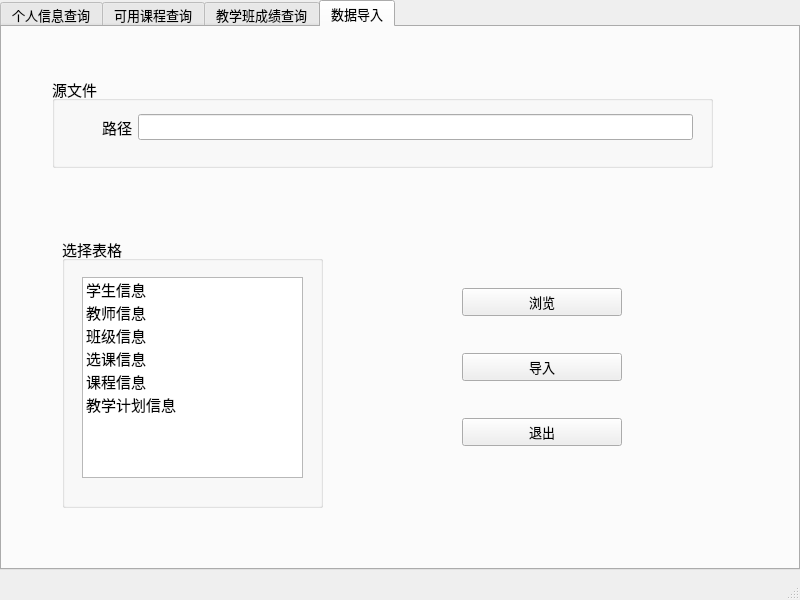
<?xml version="1.0" encoding="UTF-8"?>
<ui version="4.0">
 <class>MainWindow</class>
 <widget class="QMainWindow" name="MainWindow">
  <property name="geometry">
   <rect>
    <x>0</x>
    <y>0</y>
    <width>800</width>
    <height>600</height>
   </rect>
  </property>
  <property name="windowTitle">
   <string>学生管理系统-Python课程设计</string>
  </property>
  <widget class="QWidget" name="centralwidget">
   <widget class="QTabWidget" name="tabWidget_bar">
    <property name="geometry">
     <rect>
      <x>0</x>
      <y>0</y>
      <width>800</width>
      <height>570</height>
     </rect>
    </property>
    <property name="font">
     <font>
      <pointsize>10</pointsize>
     </font>
    </property>
    <property name="currentIndex">
     <number>3</number>
    </property>
    <widget class="QWidget" name="tab_1_info_query">
     <property name="font">
      <font>
       <pointsize>10</pointsize>
      </font>
     </property>
     <attribute name="title">
      <string>个人信息查询</string>
     </attribute>
     <widget class="QGroupBox" name="groupBox_1">
      <property name="geometry">
       <rect>
        <x>70</x>
        <y>50</y>
        <width>470</width>
        <height>331</height>
       </rect>
      </property>
      <property name="font">
       <font>
        <pointsize>16</pointsize>
       </font>
      </property>
      <property name="title">
       <string>个人信息一览</string>
      </property>
      <widget class="QWidget" name="gridLayoutWidget">
       <property name="geometry">
        <rect>
         <x>20</x>
         <y>60</y>
         <width>431</width>
         <height>251</height>
        </rect>
       </property>
       <layout class="QGridLayout" name="gridLayout_1" rowstretch="0,0,0,0,0,0" columnstretch="0,0">
        <property name="sizeConstraint">
         <enum>QLayout::SetNoConstraint</enum>
        </property>
        <item row="4" column="0">
         <widget class="QLabel" name="label_5">
          <property name="font">
           <font>
            <pointsize>12</pointsize>
           </font>
          </property>
          <property name="text">
           <string>学  院：</string>
          </property>
         </widget>
        </item>
        <item row="1" column="0">
         <widget class="QLabel" name="label_2">
          <property name="font">
           <font>
            <pointsize>12</pointsize>
           </font>
          </property>
          <property name="text">
           <string>姓  名：</string>
          </property>
         </widget>
        </item>
        <item row="3" column="0">
         <widget class="QLabel" name="label_4">
          <property name="font">
           <font>
            <pointsize>12</pointsize>
           </font>
          </property>
          <property name="text">
           <string>年  龄：</string>
          </property>
         </widget>
        </item>
        <item row="5" column="0">
         <widget class="QLabel" name="label_6">
          <property name="font">
           <font>
            <pointsize>12</pointsize>
           </font>
          </property>
          <property name="text">
           <string>班  级：</string>
          </property>
         </widget>
        </item>
        <item row="2" column="0">
         <widget class="QLabel" name="label_3">
          <property name="font">
           <font>
            <pointsize>12</pointsize>
           </font>
          </property>
          <property name="text">
           <string>性  别：</string>
          </property>
         </widget>
        </item>
        <item row="0" column="0">
         <widget class="QLabel" name="label">
          <property name="font">
           <font>
            <pointsize>12</pointsize>
           </font>
          </property>
          <property name="text">
           <string>学  号：</string>
          </property>
         </widget>
        </item>
        <item row="0" column="1">
         <widget class="QLineEdit" name="lineEdit_1_sid">
          <property name="font">
           <font>
            <pointsize>12</pointsize>
           </font>
          </property>
          <property name="text">
           <string/>
          </property>
          <property name="alignment">
           <set>Qt::AlignCenter</set>
          </property>
          <property name="readOnly">
           <bool>false</bool>
          </property>
          <property name="clearButtonEnabled">
           <bool>false</bool>
          </property>
         </widget>
        </item>
        <item row="1" column="1">
         <widget class="QLineEdit" name="lineEdit_2_sname">
          <property name="font">
           <font>
            <pointsize>12</pointsize>
           </font>
          </property>
          <property name="alignment">
           <set>Qt::AlignCenter</set>
          </property>
         </widget>
        </item>
        <item row="2" column="1">
         <widget class="QLineEdit" name="lineEdit_3_ssex">
          <property name="font">
           <font>
            <pointsize>12</pointsize>
           </font>
          </property>
          <property name="alignment">
           <set>Qt::AlignCenter</set>
          </property>
         </widget>
        </item>
        <item row="3" column="1">
         <widget class="QLineEdit" name="lineEdit_4_sage">
          <property name="font">
           <font>
            <pointsize>12</pointsize>
           </font>
          </property>
          <property name="alignment">
           <set>Qt::AlignCenter</set>
          </property>
         </widget>
        </item>
        <item row="4" column="1">
         <widget class="QLineEdit" name="lineEdit_5_sdept">
          <property name="font">
           <font>
            <pointsize>12</pointsize>
           </font>
          </property>
          <property name="alignment">
           <set>Qt::AlignCenter</set>
          </property>
         </widget>
        </item>
        <item row="5" column="1">
         <widget class="QLineEdit" name="lineEdit_6_sclass">
          <property name="font">
           <font>
            <pointsize>12</pointsize>
           </font>
          </property>
          <property name="alignment">
           <set>Qt::AlignCenter</set>
          </property>
         </widget>
        </item>
       </layout>
      </widget>
     </widget>
     <widget class="QPushButton" name="pushButton_Sid">
      <property name="geometry">
       <rect>
        <x>590</x>
        <y>160</y>
        <width>131</width>
        <height>28</height>
       </rect>
      </property>
      <property name="font">
       <font>
        <pointsize>11</pointsize>
       </font>
      </property>
      <property name="text">
       <string>按学号查询</string>
      </property>
     </widget>
     <widget class="QPushButton" name="pushButton_Sname">
      <property name="geometry">
       <rect>
        <x>590</x>
        <y>280</y>
        <width>131</width>
        <height>28</height>
       </rect>
      </property>
      <property name="font">
       <font>
        <pointsize>11</pointsize>
       </font>
      </property>
      <property name="text">
       <string>按姓名查询</string>
      </property>
     </widget>
     <widget class="QPushButton" name="pushButton_submit">
      <property name="geometry">
       <rect>
        <x>120</x>
        <y>440</y>
        <width>130</width>
        <height>28</height>
       </rect>
      </property>
      <property name="font">
       <font>
        <pointsize>11</pointsize>
       </font>
      </property>
      <property name="text">
       <string>提交更改</string>
      </property>
     </widget>
     <widget class="QPushButton" name="pushButton_add">
      <property name="geometry">
       <rect>
        <x>370</x>
        <y>440</y>
        <width>130</width>
        <height>28</height>
       </rect>
      </property>
      <property name="font">
       <font>
        <pointsize>11</pointsize>
       </font>
      </property>
      <property name="text">
       <string>录入</string>
      </property>
     </widget>
     <widget class="QPushButton" name="pushButton">
      <property name="geometry">
       <rect>
        <x>600</x>
        <y>440</y>
        <width>93</width>
        <height>28</height>
       </rect>
      </property>
      <property name="text">
       <string>退出</string>
      </property>
     </widget>
    </widget>
    <widget class="QWidget" name="tab_2_valiable_course">
     <attribute name="title">
      <string>可用课程查询</string>
     </attribute>
     <widget class="QGroupBox" name="groupBox_2">
      <property name="geometry">
       <rect>
        <x>60</x>
        <y>50</y>
        <width>551</width>
        <height>61</height>
       </rect>
      </property>
      <property name="font">
       <font>
        <pointsize>11</pointsize>
       </font>
      </property>
      <property name="title">
       <string>选择查询</string>
      </property>
      <widget class="QComboBox" name="comboBox">
       <property name="geometry">
        <rect>
         <x>30</x>
         <y>30</y>
         <width>141</width>
         <height>28</height>
        </rect>
       </property>
       <property name="font">
        <font>
         <pointsize>11</pointsize>
        </font>
       </property>
       <property name="sizeAdjustPolicy">
        <enum>QComboBox::AdjustToMinimumContentsLength</enum>
       </property>
       <item>
        <property name="text">
         <string>请选择</string>
        </property>
       </item>
       <item>
        <property name="text">
         <string>按课程名称</string>
        </property>
       </item>
       <item>
        <property name="text">
         <string>按教师姓名</string>
        </property>
       </item>
      </widget>
      <widget class="QLineEdit" name="lineEdit_val">
       <property name="geometry">
        <rect>
         <x>200</x>
         <y>30</y>
         <width>191</width>
         <height>28</height>
        </rect>
       </property>
       <property name="text">
        <string/>
       </property>
       <property name="clearButtonEnabled">
        <bool>true</bool>
       </property>
      </widget>
      <widget class="QPushButton" name="pushButton_select">
       <property name="geometry">
        <rect>
         <x>410</x>
         <y>30</y>
         <width>93</width>
         <height>28</height>
        </rect>
       </property>
       <property name="font">
        <font>
         <pointsize>10</pointsize>
        </font>
       </property>
       <property name="text">
        <string>查询</string>
       </property>
      </widget>
     </widget>
     <widget class="QGroupBox" name="groupBox_3">
      <property name="geometry">
       <rect>
        <x>10</x>
        <y>140</y>
        <width>761</width>
        <height>301</height>
       </rect>
      </property>
      <property name="font">
       <font>
        <pointsize>11</pointsize>
       </font>
      </property>
      <property name="title">
       <string>可用课程</string>
      </property>
      <widget class="QTableWidget" name="tableWidget_course">
       <property name="geometry">
        <rect>
         <x>20</x>
         <y>30</y>
         <width>721</width>
         <height>251</height>
        </rect>
       </property>
       <property name="editTriggers">
        <set>QAbstractItemView::NoEditTriggers</set>
       </property>
       <property name="rowCount">
        <number>0</number>
       </property>
       <attribute name="horizontalHeaderVisible">
        <bool>false</bool>
       </attribute>
       <attribute name="horizontalHeaderCascadingSectionResizes">
        <bool>false</bool>
       </attribute>
       <attribute name="horizontalHeaderHighlightSections">
        <bool>true</bool>
       </attribute>
       <attribute name="verticalHeaderVisible">
        <bool>false</bool>
       </attribute>
      </widget>
     </widget>
     <widget class="QPushButton" name="pushButton_commit">
      <property name="geometry">
       <rect>
        <x>640</x>
        <y>480</y>
        <width>93</width>
        <height>28</height>
       </rect>
      </property>
      <property name="text">
       <string>选课</string>
      </property>
     </widget>
     <widget class="QWidget" name="horizontalLayoutWidget">
      <property name="geometry">
       <rect>
        <x>30</x>
        <y>470</y>
        <width>541</width>
        <height>51</height>
       </rect>
      </property>
      <layout class="QHBoxLayout" name="horizontalLayout">
       <item>
        <widget class="QLabel" name="label_7">
         <property name="text">
          <string>学生ID</string>
         </property>
        </widget>
       </item>
       <item>
        <widget class="QLineEdit" name="lineEdit_Sid">
         <property name="clearButtonEnabled">
          <bool>true</bool>
         </property>
        </widget>
       </item>
       <item>
        <widget class="QLabel" name="label_8">
         <property name="text">
          <string>课程ID</string>
         </property>
        </widget>
       </item>
       <item>
        <widget class="QLineEdit" name="lineEdit_pid">
         <property name="clearButtonEnabled">
          <bool>true</bool>
         </property>
        </widget>
       </item>
      </layout>
     </widget>
    </widget>
    <widget class="QWidget" name="tab_3_score_query">
     <attribute name="title">
      <string>教学班成绩查询</string>
     </attribute>
     <widget class="QGroupBox" name="groupBox_5">
      <property name="geometry">
       <rect>
        <x>10</x>
        <y>140</y>
        <width>761</width>
        <height>351</height>
       </rect>
      </property>
      <property name="font">
       <font>
        <pointsize>11</pointsize>
       </font>
      </property>
      <property name="title">
       <string>班级均分</string>
      </property>
      <widget class="QTableWidget" name="tableWidget_2">
       <property name="geometry">
        <rect>
         <x>20</x>
         <y>30</y>
         <width>721</width>
         <height>311</height>
        </rect>
       </property>
       <property name="editTriggers">
        <set>QAbstractItemView::NoEditTriggers</set>
       </property>
       <property name="rowCount">
        <number>0</number>
       </property>
       <attribute name="horizontalHeaderVisible">
        <bool>false</bool>
       </attribute>
       <attribute name="horizontalHeaderCascadingSectionResizes">
        <bool>false</bool>
       </attribute>
       <attribute name="horizontalHeaderHighlightSections">
        <bool>true</bool>
       </attribute>
       <attribute name="verticalHeaderVisible">
        <bool>false</bool>
       </attribute>
      </widget>
     </widget>
     <widget class="QGroupBox" name="groupBox_select">
      <property name="geometry">
       <rect>
        <x>60</x>
        <y>50</y>
        <width>551</width>
        <height>61</height>
       </rect>
      </property>
      <property name="font">
       <font>
        <pointsize>11</pointsize>
       </font>
      </property>
      <property name="title">
       <string>选择查询</string>
      </property>
      <widget class="QComboBox" name="comboBox_2">
       <property name="geometry">
        <rect>
         <x>30</x>
         <y>30</y>
         <width>141</width>
         <height>28</height>
        </rect>
       </property>
       <property name="font">
        <font>
         <pointsize>11</pointsize>
        </font>
       </property>
       <property name="sizeAdjustPolicy">
        <enum>QComboBox::AdjustToMinimumContentsLength</enum>
       </property>
       <item>
        <property name="text">
         <string>请选择</string>
        </property>
       </item>
       <item>
        <property name="text">
         <string>按课程名称</string>
        </property>
       </item>
       <item>
        <property name="text">
         <string>按教师姓名</string>
        </property>
       </item>
      </widget>
      <widget class="QLineEdit" name="lineEdit_val_2">
       <property name="geometry">
        <rect>
         <x>200</x>
         <y>30</y>
         <width>191</width>
         <height>28</height>
        </rect>
       </property>
       <property name="text">
        <string/>
       </property>
       <property name="clearButtonEnabled">
        <bool>true</bool>
       </property>
      </widget>
      <widget class="QPushButton" name="pushButton_select_2">
       <property name="geometry">
        <rect>
         <x>410</x>
         <y>30</y>
         <width>93</width>
         <height>28</height>
        </rect>
       </property>
       <property name="font">
        <font>
         <pointsize>10</pointsize>
        </font>
       </property>
       <property name="text">
        <string>查询</string>
       </property>
      </widget>
     </widget>
    </widget>
    <widget class="QWidget" name="tab_4_import">
     <attribute name="title">
      <string>数据导入</string>
     </attribute>
     <widget class="QGroupBox" name="groupBox">
      <property name="geometry">
       <rect>
        <x>50</x>
        <y>50</y>
        <width>661</width>
        <height>91</height>
       </rect>
      </property>
      <property name="font">
       <font>
        <pointsize>11</pointsize>
       </font>
      </property>
      <property name="title">
       <string>源文件</string>
      </property>
      <widget class="QWidget" name="horizontalLayoutWidget_2">
       <property name="geometry">
        <rect>
         <x>50</x>
         <y>30</y>
         <width>591</width>
         <height>41</height>
        </rect>
       </property>
       <layout class="QHBoxLayout" name="horizontalLayout_3">
        <item>
         <widget class="QLabel" name="label_9">
          <property name="text">
           <string>路径</string>
          </property>
         </widget>
        </item>
        <item>
         <widget class="QLineEdit" name="lineEdit_path">
          <property name="clearButtonEnabled">
           <bool>true</bool>
          </property>
         </widget>
        </item>
       </layout>
      </widget>
     </widget>
     <widget class="QGroupBox" name="groupBox_4">
      <property name="geometry">
       <rect>
        <x>60</x>
        <y>210</y>
        <width>261</width>
        <height>271</height>
       </rect>
      </property>
      <property name="font">
       <font>
        <pointsize>11</pointsize>
       </font>
      </property>
      <property name="title">
       <string>选择表格</string>
      </property>
      <widget class="QListWidget" name="listWidget">
       <property name="geometry">
        <rect>
         <x>20</x>
         <y>40</y>
         <width>221</width>
         <height>201</height>
        </rect>
       </property>
       <item>
        <property name="text">
         <string>学生信息</string>
        </property>
       </item>
       <item>
        <property name="text">
         <string>教师信息</string>
        </property>
       </item>
       <item>
        <property name="text">
         <string>班级信息</string>
        </property>
       </item>
       <item>
        <property name="text">
         <string>选课信息</string>
        </property>
       </item>
       <item>
        <property name="text">
         <string>课程信息</string>
        </property>
       </item>
       <item>
        <property name="text">
         <string>教学计划信息</string>
        </property>
       </item>
      </widget>
     </widget>
     <widget class="QWidget" name="verticalLayoutWidget">
      <property name="geometry">
       <rect>
        <x>460</x>
        <y>230</y>
        <width>160</width>
        <height>221</height>
       </rect>
      </property>
      <layout class="QVBoxLayout" name="verticalLayout">
       <item>
        <widget class="QPushButton" name="pushButton_browse">
         <property name="text">
          <string>浏览</string>
         </property>
        </widget>
       </item>
       <item>
        <widget class="QPushButton" name="pushButton_import">
         <property name="text">
          <string>导入</string>
         </property>
        </widget>
       </item>
       <item>
        <widget class="QPushButton" name="pushButton_2">
         <property name="text">
          <string>退出</string>
         </property>
        </widget>
       </item>
      </layout>
     </widget>
    </widget>
   </widget>
  </widget>
  <widget class="QStatusBar" name="statusbar"/>
 </widget>
 <resources/>
 <connections>
  <connection>
   <sender>pushButton</sender>
   <signal>clicked()</signal>
   <receiver>MainWindow</receiver>
   <slot>close()</slot>
   <hints>
    <hint type="sourcelabel">
     <x>642</x>
     <y>474</y>
    </hint>
    <hint type="destinationlabel">
     <x>896</x>
     <y>451</y>
    </hint>
   </hints>
  </connection>
  <connection>
   <sender>pushButton_2</sender>
   <signal>clicked()</signal>
   <receiver>MainWindow</receiver>
   <slot>close()</slot>
   <hints>
    <hint type="sourcelabel">
     <x>566</x>
     <y>425</y>
    </hint>
    <hint type="destinationlabel">
     <x>638</x>
     <y>638</y>
    </hint>
   </hints>
  </connection>
 </connections>
</ui>
